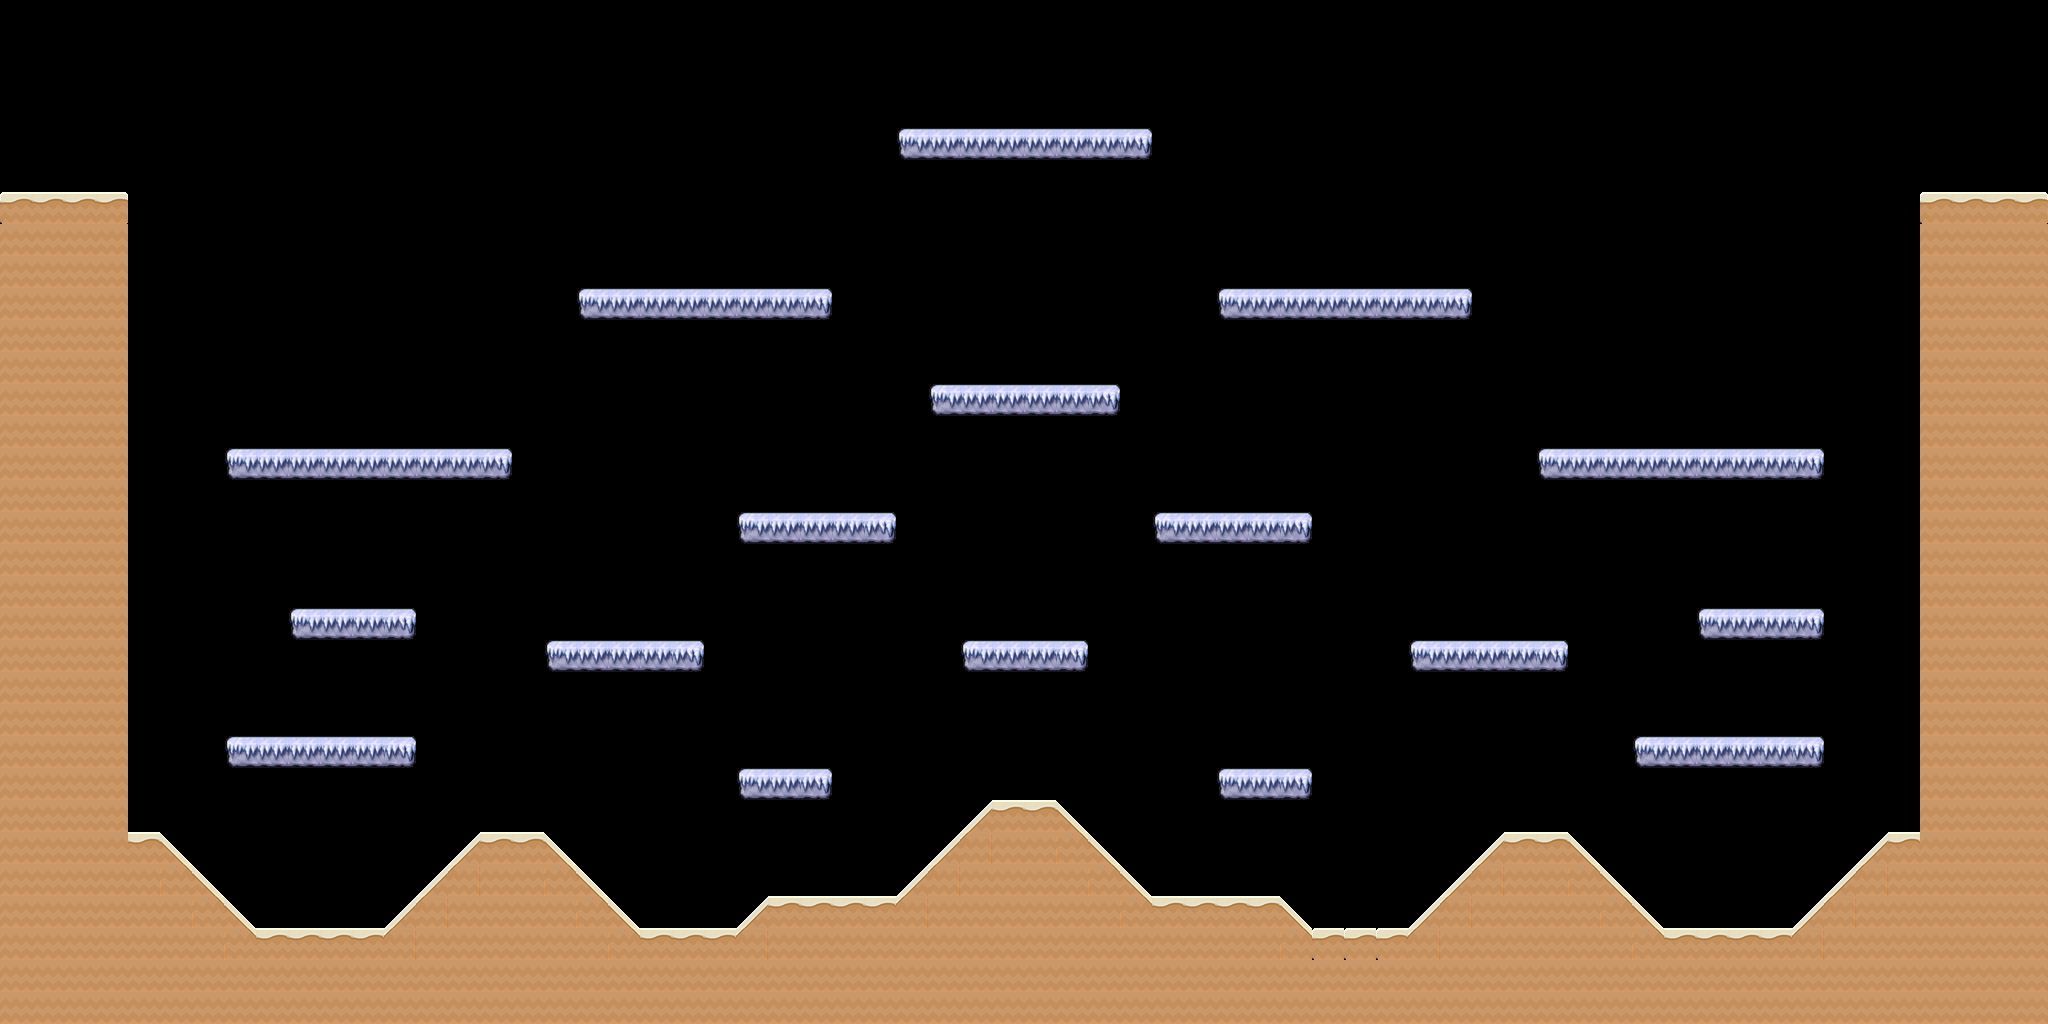

Rendered tile map (Tiled .tmx) drawn with the repository's tilesets; below, a short description and the full map source, tile grids included:
An orthogonal 64x32 tile map with 32x32 px tiles, 1 tile layer (Слой тайлов 1), 3 tilesets.

<map version="1.0" orientation="orthogonal" renderorder="right-down" width="64" height="32" tilewidth="32" tileheight="32" nextobjectid="1">
 <tileset firstgid="1" source="ice_set_tile.tsx" />
 <tileset firstgid="7" source="ice_set_box.tsx" />
 <tileset firstgid="107" source="set_box.tsx" />
 <layer name="Слой тайлов 1" width="64" height="32">
  <data encoding="csv">
0,0,0,0,0,0,0,0,0,0,0,0,0,0,0,0,0,0,0,0,0,0,0,0,0,0,0,0,0,0,0,0,0,0,0,0,0,0,0,0,0,0,0,0,0,0,0,0,0,0,0,0,0,0,0,0,0,0,0,0,0,0,0,0,
0,0,0,0,0,0,0,0,0,0,0,0,0,0,0,0,0,0,0,0,0,0,0,0,0,0,0,0,0,0,0,0,0,0,0,0,0,0,0,0,0,0,0,0,0,0,0,0,0,0,0,0,0,0,0,0,0,0,0,0,0,0,0,0,
0,0,0,0,0,0,0,0,0,0,0,0,0,0,0,0,0,0,0,0,0,0,0,0,0,0,0,0,0,0,0,0,0,0,0,0,0,0,0,0,0,0,0,0,0,0,0,0,0,0,0,0,0,0,0,0,0,0,0,0,0,0,0,0,
0,0,0,0,0,0,0,0,0,0,0,0,0,0,0,0,0,0,0,0,0,0,0,0,0,0,0,0,0,0,0,0,0,0,0,0,0,0,0,0,0,0,0,0,0,0,0,0,0,0,0,0,0,0,0,0,0,0,0,0,0,0,0,0,
0,0,0,0,0,0,0,0,0,0,0,0,0,0,0,0,0,0,0,0,0,0,0,0,0,0,0,0,347,348,348,348,348,348,348,349,0,0,0,0,0,0,0,0,0,0,0,0,0,0,0,0,0,0,0,0,0,0,0,0,0,0,0,0,
0,0,0,0,0,0,0,0,0,0,0,0,0,0,0,0,0,0,0,0,0,0,0,0,0,0,0,0,0,0,0,0,0,0,0,0,0,0,0,0,0,0,0,0,0,0,0,0,0,0,0,0,0,0,0,0,0,0,0,0,0,0,0,0,
108,109,109,110,0,0,0,0,0,0,0,0,0,0,0,0,0,0,0,0,0,0,0,0,0,0,0,0,0,0,0,0,0,0,0,0,0,0,0,0,0,0,0,0,0,0,0,0,0,0,0,0,0,0,0,0,0,0,0,0,108,109,109,110,
128,128,128,128,0,0,0,0,0,0,0,0,0,0,0,0,0,0,0,0,0,0,0,0,0,0,0,0,0,0,0,0,0,0,0,0,0,0,0,0,0,0,0,0,0,0,0,0,0,0,0,0,0,0,0,0,0,0,0,0,128,128,128,128,
128,128,128,128,0,0,0,0,0,0,0,0,0,0,0,0,0,0,0,0,0,0,0,0,0,0,0,0,0,0,0,0,0,0,0,0,0,0,0,0,0,0,0,0,0,0,0,0,0,0,0,0,0,0,0,0,0,0,0,0,128,128,128,128,
128,128,128,128,0,0,0,0,0,0,0,0,0,0,0,0,0,0,347,348,348,348,348,348,348,349,0,0,0,0,0,0,0,0,0,0,0,0,347,348,348,348,348,348,348,349,0,0,0,0,0,0,0,0,0,0,0,0,0,0,128,128,128,128,
128,128,128,128,0,0,0,0,0,0,0,0,0,0,0,0,0,0,0,0,0,0,0,0,0,0,0,0,0,0,0,0,0,0,0,0,0,0,0,0,0,0,0,0,0,0,0,0,0,0,0,0,0,0,0,0,0,0,0,0,128,128,128,128,
128,128,128,128,0,0,0,0,0,0,0,0,0,0,0,0,0,0,0,0,0,0,0,0,0,0,0,0,0,0,0,0,0,0,0,0,0,0,0,0,0,0,0,0,0,0,0,0,0,0,0,0,0,0,0,0,0,0,0,0,128,128,128,128,
128,128,128,128,0,0,0,0,0,0,0,0,0,0,0,0,0,0,0,0,0,0,0,0,0,0,0,0,0,347,348,348,348,348,349,0,0,0,0,0,0,0,0,0,0,0,0,0,0,0,0,0,0,0,0,0,0,0,0,0,128,128,128,128,
128,128,128,128,0,0,0,0,0,0,0,0,0,0,0,0,0,0,0,0,0,0,0,0,0,0,0,0,0,0,0,0,0,0,0,0,0,0,0,0,0,0,0,0,0,0,0,0,0,0,0,0,0,0,0,0,0,0,0,0,128,128,128,128,
128,128,128,128,0,0,0,347,348,348,348,348,348,348,348,349,0,0,0,0,0,0,0,0,0,0,0,0,0,0,0,0,0,0,0,0,0,0,0,0,0,0,0,0,0,0,0,0,347,348,348,348,348,348,348,348,349,0,0,0,128,128,128,128,
128,128,128,128,0,0,0,0,0,0,0,0,0,0,0,0,0,0,0,0,0,0,0,0,0,0,0,0,0,0,0,0,0,0,0,0,0,0,0,0,0,0,0,0,0,0,0,0,0,0,0,0,0,0,0,0,0,0,0,0,128,128,128,128,
128,128,128,128,0,0,0,0,0,0,0,0,0,0,0,0,0,0,0,0,0,0,0,347,348,348,348,349,0,0,0,0,0,0,0,0,347,348,348,348,349,0,0,0,0,0,0,0,0,0,0,0,0,0,0,0,0,0,0,0,128,128,128,128,
128,128,128,128,0,0,0,0,0,0,0,0,0,0,0,0,0,0,0,0,0,0,0,0,0,0,0,0,0,0,0,0,0,0,0,0,0,0,0,0,0,0,0,0,0,0,0,0,0,0,0,0,0,0,0,0,0,0,0,0,128,128,128,128,
128,128,128,128,0,0,0,0,0,0,0,0,0,0,0,0,0,0,0,0,0,0,0,0,0,0,0,0,0,0,0,0,0,0,0,0,0,0,0,0,0,0,0,0,0,0,0,0,0,0,0,0,0,0,0,0,0,0,0,0,128,128,128,128,
128,128,128,128,0,0,0,0,0,347,348,348,349,0,0,0,0,0,0,0,0,0,0,0,0,0,0,0,0,0,0,0,0,0,0,0,0,0,0,0,0,0,0,0,0,0,0,0,0,0,0,0,0,347,348,348,349,0,0,0,128,128,128,128,
128,128,128,128,0,0,0,0,0,0,0,0,0,0,0,0,0,347,348,348,348,349,0,0,0,0,0,0,0,0,347,348,348,349,0,0,0,0,0,0,0,0,0,0,347,348,348,348,349,0,0,0,0,0,0,0,0,0,0,0,128,128,128,128,
128,128,128,128,0,0,0,0,0,0,0,0,0,0,0,0,0,0,0,0,0,0,0,0,0,0,0,0,0,0,0,0,0,0,0,0,0,0,0,0,0,0,0,0,0,0,0,0,0,0,0,0,0,0,0,0,0,0,0,0,128,128,128,128,
128,128,128,128,0,0,0,0,0,0,0,0,0,0,0,0,0,0,0,0,0,0,0,0,0,0,0,0,0,0,0,0,0,0,0,0,0,0,0,0,0,0,0,0,0,0,0,0,0,0,0,0,0,0,0,0,0,0,0,0,128,128,128,128,
128,128,128,128,0,0,0,347,348,348,348,348,349,0,0,0,0,0,0,0,0,0,0,0,0,0,0,0,0,0,0,0,0,0,0,0,0,0,0,0,0,0,0,0,0,0,0,0,0,0,0,347,348,348,348,348,349,0,0,0,128,128,128,128,
128,128,128,128,0,0,0,0,0,0,0,0,0,0,0,0,0,0,0,0,0,0,0,347,348,349,0,0,0,0,0,0,0,0,0,0,0,0,347,348,349,0,0,0,0,0,0,0,0,0,0,0,0,0,0,0,0,0,0,0,128,128,128,128,
128,128,128,128,0,0,0,0,0,0,0,0,0,0,0,0,0,0,0,0,0,0,0,0,0,0,0,0,0,0,113,109,109,112,0,0,0,0,0,0,0,0,0,0,0,0,0,0,0,0,0,0,0,0,0,0,0,0,0,0,128,128,128,128,
128,128,128,128,109,112,0,0,0,0,0,0,0,0,113,109,109,112,0,0,0,0,0,0,0,0,0,0,0,113,133,128,128,132,112,0,0,0,0,0,0,0,0,0,0,0,113,109,109,112,0,0,0,0,0,0,0,0,113,109,128,128,128,128,
128,128,128,128,128,132,112,0,0,0,0,0,0,113,133,128,128,132,112,0,0,0,0,0,0,0,0,0,113,133,128,128,128,128,132,112,0,0,0,0,0,0,0,0,0,113,133,128,128,132,112,0,0,0,0,0,0,113,133,128,128,128,128,128,
128,128,128,128,128,128,132,112,0,0,0,0,113,133,128,128,128,128,132,112,0,0,0,113,109,109,109,109,133,128,128,128,128,128,128,132,109,109,109,109,112,0,0,0,113,133,128,128,128,128,132,112,0,0,0,0,113,133,128,128,128,128,128,128,
128,128,128,128,128,128,128,132,109,109,109,109,133,128,128,128,128,128,128,132,109,109,109,133,128,128,128,128,128,128,128,128,128,128,128,128,128,128,128,128,132,108,108,108,133,128,128,128,128,128,128,132,109,109,109,109,133,128,128,128,128,128,128,128,
128,128,128,128,128,128,128,128,128,128,128,128,128,128,128,128,128,128,128,128,128,128,128,128,128,128,128,128,128,128,128,128,128,128,128,128,128,128,128,128,128,128,128,128,128,128,128,128,128,128,128,128,128,128,128,128,128,128,128,128,128,128,128,128,
128,128,128,128,128,128,128,128,128,128,128,128,128,128,128,128,128,128,128,128,128,128,128,128,128,128,128,128,128,128,128,128,128,128,128,128,128,128,128,128,128,128,128,128,128,128,128,128,128,128,128,128,128,128,128,128,128,128,128,128,128,128,128,128
</data>
 </layer>
</map>